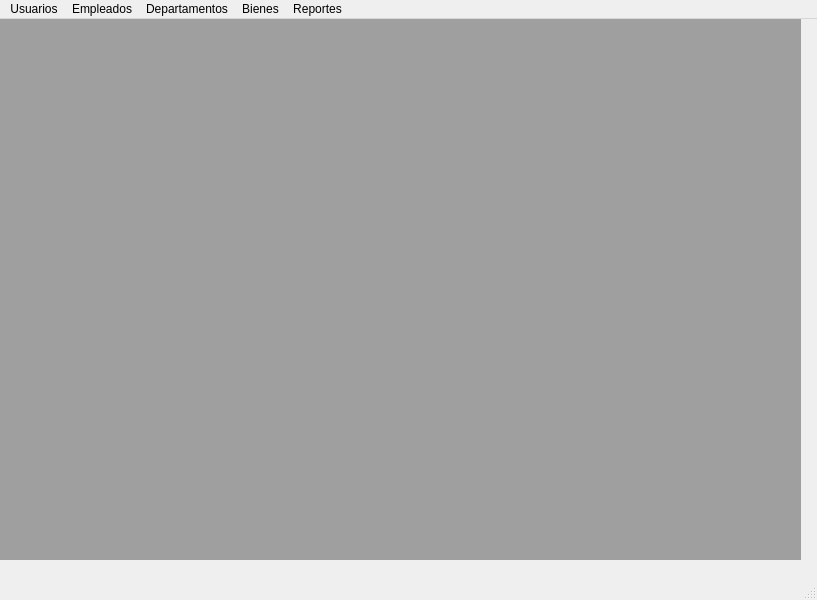
<?xml version="1.0" encoding="UTF-8"?>
<ui version="4.0">
 <class>mdiWindow</class>
 <widget class="QMainWindow" name="mdiWindow">
  <property name="geometry">
   <rect>
    <x>0</x>
    <y>0</y>
    <width>817</width>
    <height>600</height>
   </rect>
  </property>
  <property name="windowTitle">
   <string>Empresa Tres Patitos</string>
  </property>
  <property name="windowIcon">
   <iconset>
    <normaloff>recursos/trespatitos.jpg</normaloff>recursos/trespatitos.jpg</iconset>
  </property>
  <widget class="QWidget" name="centralwidget">
   <widget class="QMdiArea" name="mdiArea">
    <property name="geometry">
     <rect>
      <x>0</x>
      <y>0</y>
      <width>801</width>
      <height>541</height>
     </rect>
    </property>
    <property name="minimumSize">
     <size>
      <width>500</width>
      <height>500</height>
     </size>
    </property>
    <property name="sizeIncrement">
     <size>
      <width>500</width>
      <height>500</height>
     </size>
    </property>
   </widget>
  </widget>
  <widget class="QMenuBar" name="mniMenubar">
   <property name="geometry">
    <rect>
     <x>0</x>
     <y>0</y>
     <width>817</width>
     <height>26</height>
    </rect>
   </property>
   <widget class="QMenu" name="mniUsuarios">
    <property name="title">
     <string>Usuarios</string>
    </property>
    <addaction name="mniUsuario"/>
   </widget>
   <widget class="QMenu" name="mniEmpleados">
    <property name="title">
     <string>Empleados</string>
    </property>
    <addaction name="mniEmpleado"/>
   </widget>
   <widget class="QMenu" name="mniDepartamentos">
    <property name="title">
     <string>Departamentos</string>
    </property>
    <addaction name="mniDepartamento"/>
   </widget>
   <widget class="QMenu" name="mniBienes">
    <property name="title">
     <string>Bienes</string>
    </property>
    <addaction name="mniAsignacionBienes"/>
    <addaction name="mniDesligarBienes"/>
    <addaction name="mniInformacionDeBienes"/>
   </widget>
   <widget class="QMenu" name="mniReportes">
    <property name="title">
     <string>Reportes</string>
    </property>
    <addaction name="mniTabla_Reportes"/>
   </widget>
   <addaction name="mniUsuarios"/>
   <addaction name="mniEmpleados"/>
   <addaction name="mniDepartamentos"/>
   <addaction name="mniBienes"/>
   <addaction name="mniReportes"/>
  </widget>
  <widget class="QStatusBar" name="statusbar"/>
  <action name="mniUsuario">
   <property name="text">
    <string>Usuario</string>
   </property>
  </action>
  <action name="mniEmpleado">
   <property name="text">
    <string>Empleados</string>
   </property>
  </action>
  <action name="mniDepartamento">
   <property name="text">
    <string>Departamentos</string>
   </property>
  </action>
  <action name="mniAsignacionBienes">
   <property name="text">
    <string>Asignacion de Bienes</string>
   </property>
  </action>
  <action name="mniTabla_Reportes">
   <property name="text">
    <string>Tabla Reportes</string>
   </property>
  </action>
  <action name="mniDesligarBienes">
   <property name="text">
    <string>Desligar Bienes</string>
   </property>
  </action>
  <action name="mniInformacionDeBienes">
   <property name="text">
    <string>Informacion de Bienes</string>
   </property>
  </action>
 </widget>
 <resources/>
 <connections/>
</ui>
